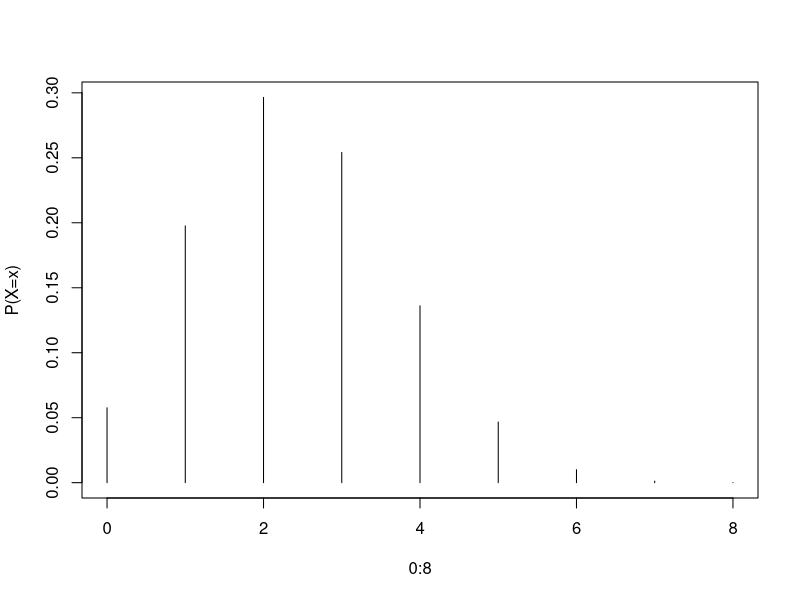
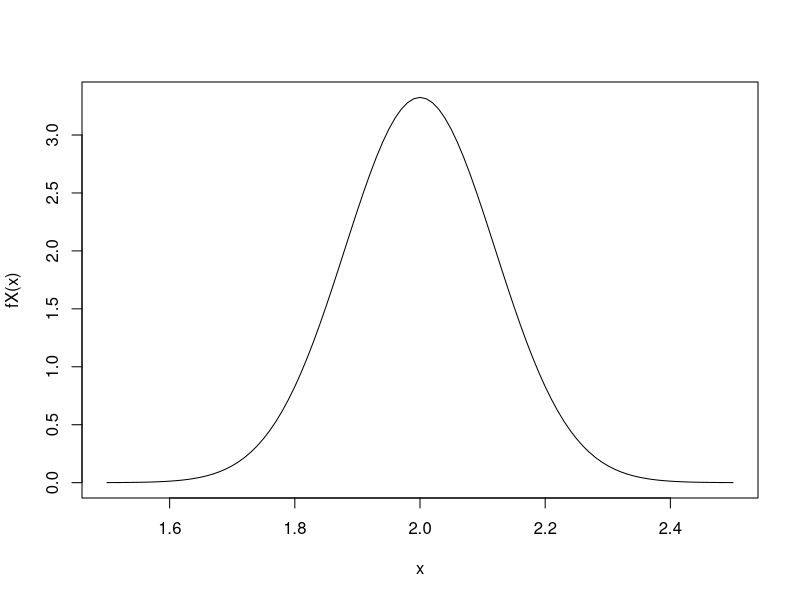
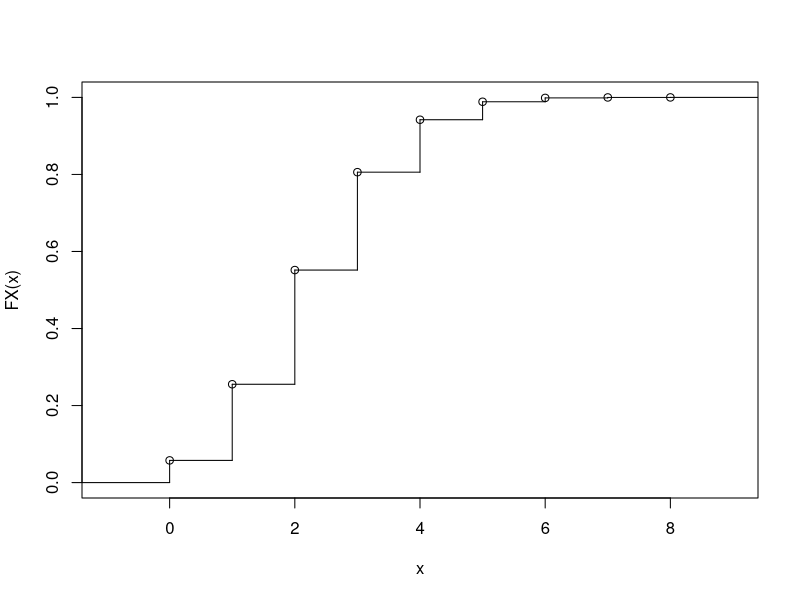
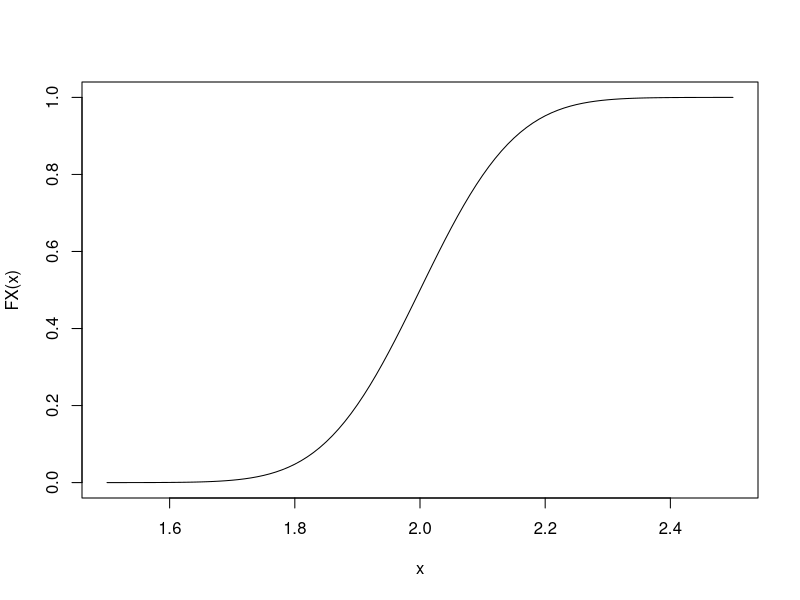

Write R code to recreate these figures, in order.
# Mat do: dluat
# Gia tri ham phan phoi: pluat
# Gia tri phan vi: qluat
# Mo phong gia tri cua X: rluat

# Mat do
# Vd1 a) 
# dbinom(x, size, prob) with X~B(size, prob)
dbinom(4, 8, 0.3)

# Check again
choose(8,4) * 0.3^4 * (1-0.3)^4

# Vd1 b)
# dnorm(x, mean, sd) with X~N(mean, sd^2)
dnorm(1.7, 2, 0.12)

# Vd2 Tinh mat do tai nhieu gia tri, t nhap vao vector cac gia tri
# X ~ B(8, 0.3) with x={4,6}
x = c(4,6)
dbinom(x, 8, 0.3)

# X ~ E(lambda}, with lambda = {1,2,3}
x = 2
lambda = c(1,2,3)
# dexp(x, lambda)
dexp(2,lambda)

# Bieu dien bang do thi cua ham mat do xac suat
# Vd ve ham mat do xac suat trong vd B(8, 0.3)
plot(0:8, dbinom(0:8,8,0.3), type="h", ylab="P(X=x)")

# Vd ve ham mat do xac suat trong vd N(2, 0.12^2)
curve(dnorm(x, 2, 0.12), from=1.5, to=2.5, ylab="fX(x)")

#################################################################
# HAM PHAN PHOI
# Xet tiep vi du a, tinh FX(4) = P(X<=4) voi X~B(8, 0.3)
pbinom(4, 8, 0.3)

# Check again
sum(dbinom(0:4, 8, 0.3))

# Xet tiep vi du b, tinh FX(2.1) = P(X<=2.1) voi X~N(2, 0.12^2)
pnorm(2.1, 2, 0.12)

# Tinh P(X>2), X~E(3)
1-pexp(2, 3)
# or
pexp(2, 3, lower.tail = F)

# Bieu dien bang do thi cua ham phan phoi
# Bien ngau nhien roi rac => stepfun
# Bien ngau nhien lien tuc => curve

# Vd a, ve ham phan phoi xac suat cua x
plot(stepfun(0:8, c(0, pbinom(0:8, 8, 0.3))), ylab="FX(x)", main="")

# Vd b
curve(pnorm(x, 2, 0.12), from=1.5, to=2.5, ylab="FX(x)")

#################################################################
# PHAN VI
# Vd a, tinh phan vi muc 0.25 cua X~B(8, 0.3)
qbinom(0.25, 8, 0.3)

# Vd b, tinh phan vi muc 0.975 cua X~N(2, 0.12)
qnorm(0.975, 2, 0.12)


#################################################################
# Mo phong cac phan phoi duoc lap trinh san
# Mo phong mot mau ngau nhien co 10 cua phan phoi poisson P(2)

# dpois(x, lambda, log = FALSE)
# ppois(q, lambda, lower.tail = TRUE, log.p = FALSE)
# qpois(p, lambda, lower.tail = TRUE, log.p = FALSE)
# rpois(n, lambda)
rpois(10, 2)

# Vd 7b)
sum(rbinom(1, 80, 0.02))

# Mo phong mot mau ngau nhien co 15 cua phan phoi N(2, 0.12^2)
rnorm(15, 2, 0.12)

# EXERCISE




